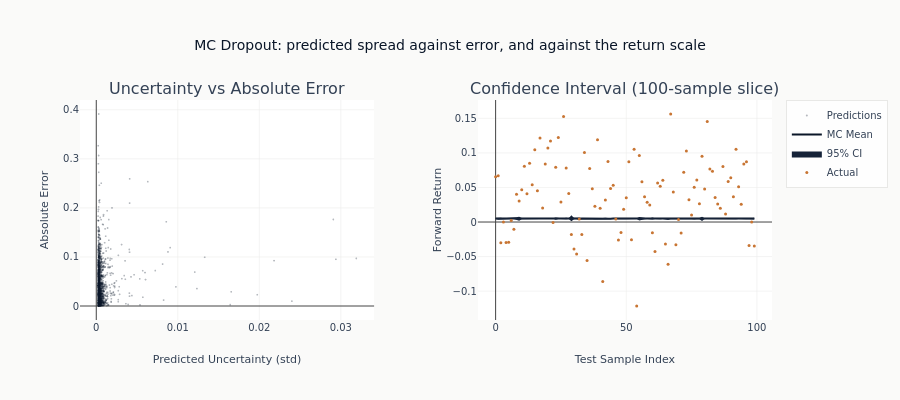

The code cell stored with this chart in its notebook:
### Markdown cell above
### MC Dropout Visualization

### Code cell
fig = make_subplots(
    rows=1,
    cols=2,
    subplot_titles=(
        "Uncertainty vs Absolute Error",
        "Confidence Interval (100-sample slice)",
    ),
    horizontal_spacing=0.15,
)

# Scatter: uncertainty vs error (subsample for readability)
n_scatter = min(2000, len(mc_std))
idx = np.random.choice(len(mc_std), n_scatter, replace=False)
fig.add_trace(
    go.Scattergl(
        x=mc_std[idx],
        y=mc_abs_error[idx],
        mode="markers",
        marker=dict(size=2, opacity=0.3),
        name="Predictions",
    ),
    row=1,
    col=1,
)
fig.update_xaxes(title_text="Predicted Uncertainty (std)", row=1, col=1)
fig.update_yaxes(title_text="Absolute Error", row=1, col=1)

# Time slice: 100 test points with confidence band
slice_idx = slice(0, 100)
x_range = np.arange(100)
fig.add_trace(
    go.Scatter(
        x=x_range,
        y=mc_mean[slice_idx],
        mode="lines",
        name="MC Mean",
        line=dict(color=COLORS["blue"]),
    ),
    row=1,
    col=2,
)
fig.add_trace(
    go.Scatter(
        x=np.concatenate([x_range, x_range[::-1]]),
        y=np.concatenate(
            [
                mc_mean[slice_idx] + 2 * mc_std[slice_idx],
                (mc_mean[slice_idx] - 2 * mc_std[slice_idx])[::-1],
            ]
        ),
        fill="toself",
        fillcolor=COLORS["blue_light"],
        line=dict(width=0),
        name="95% CI",
    ),
    row=1,
    col=2,
)
fig.add_trace(
    go.Scatter(
        x=x_range,
        y=y_test[slice_idx],
        mode="markers",
        marker=dict(size=3, color=COLORS["copper"]),
        name="Actual",
    ),
    row=1,
    col=2,
)
fig.update_xaxes(title_text="Test Sample Index", row=1, col=2)
fig.update_yaxes(title_text="Forward Return", row=1, col=2)
fig.update_layout(
    height=400,
    title_text="MC Dropout: predicted spread against error, and against the return scale",
    showlegend=True,
)
show_plotly_with_alt(
    fig,
    "Two panels. The left scatters absolute prediction error against the predicted "
    "standard deviation, one point per test example. The right plots 100 consecutive "
    "test points: the MC Dropout mean as a line, a shaded 95 percent band around it, "
    "and the actual forward returns as markers. The band is far narrower than the "
    "scatter of actual returns around it.",
)

### Figure 1 — Plotly figure (JSON) as saved in the notebook; plotly's stock layout.template omitted (floating-point values rounded to 4 significant figures; data arrays with more than 128 entries replaced by an {"elided": "..."} marker saying what was removed)
{"data": [{"marker": {"opacity": 0.3, "size": 2}, "mode": "markers", "name": "Predictions", "type": "scattergl", "x": {"elided": "2000 float values"}, "xaxis": "x", "y": {"elided": "2000 float values"}, "yaxis": "y"}, {"line": {"color": "#0a1628"}, "mode": "lines", "name": "MC Mean", "type": "scatter", "x": [0, 1, 2, 3, 4, 5, 6, 7, 8, 9, 10, 11, 12, 13, 14, 15, 16, 17, 18, 19, 20, 21, 22, 23, 24, 25, 26, 27, 28, 29, 30, 31, 32, 33, 34, 35, 36, 37, 38, 39, 40, 41, 42, 43, 44, 45, 46, 47, 48, 49, 50, 51, 52, 53, 54, 55, 56, 57, 58, 59, 60, 61, 62, 63, 64, 65, 66, 67, 68, 69, 70, 71, 72, 73, 74, 75, 76, 77, 78, 79, 80, 81, 82, 83, 84, 85, 86, 87, 88, 89, 90, 91, 92, 93, 94, 95, 96, 97, 98, 99], "xaxis": "x2", "y": [0.004969, 0.004828, 0.004911, 0.004886, 0.004902, 0.00491, 0.005052, 0.005053, 0.005031, 0.004765, 0.005055, 0.004908, 0.005014, 0.005077, 0.004973, 0.004966, 0.004985, 0.004908, 0.004923, 0.005058, 0.00491, 0.004926, 0.005061, 0.004956, 0.005026, 0.004948, 0.00498, 0.005056, 0.004942, 0.005337, 0.004919, 0.005152, 0.004881, 0.005049, 0.004945, 0.004841, 0.004907, 0.004981, 0.004932, 0.004873, 0.005035, 0.004906, 0.00496, 0.004855, 0.004844, 0.004947, 0.004957, 0.004934, 0.004909, 0.004905, 0.004957, 0.004864, 0.004898, 0.005054, 0.005014, 0.004661, 0.004944, 0.004863, 0.004943, 0.004978, 0.005009, 0.004983, 0.004911, 0.004897, 0.004968, 0.005064, 0.004856, 0.005044, 0.005006, 0.005028, 0.004977, 0.004943, 0.004925, 0.004924, 0.004923, 0.004958, 0.004747, 0.004918, 0.004862, 0.004612, 0.004883, 0.004987, 0.004975, 0.004888, 0.005025, 0.004836, 0.004924, 0.004852, 0.005002, 0.00494, 0.005052, 0.004898, 0.004884, 0.005026, 0.004993, 0.004961, 0.004988, 0.004914, 0.004869, 0.005027], "yaxis": "y2"}, {"fill": "toself", "fillcolor": "#152238", "line": {"width": 0}, "name": "95% CI", "type": "scatter", "x": {"elided": "200 int values"}, "xaxis": "x2", "y": {"elided": "200 float values"}, "yaxis": "y2"}, {"marker": {"color": "#C87533", "size": 3}, "mode": "markers", "name": "Actual", "type": "scatter", "x": [0, 1, 2, 3, 4, 5, 6, 7, 8, 9, 10, 11, 12, 13, 14, 15, 16, 17, 18, 19, 20, 21, 22, 23, 24, 25, 26, 27, 28, 29, 30, 31, 32, 33, 34, 35, 36, 37, 38, 39, 40, 41, 42, 43, 44, 45, 46, 47, 48, 49, 50, 51, 52, 53, 54, 55, 56, 57, 58, 59, 60, 61, 62, 63, 64, 65, 66, 67, 68, 69, 70, 71, 72, 73, 74, 75, 76, 77, 78, 79, 80, 81, 82, 83, 84, 85, 86, 87, 88, 89, 90, 91, 92, 93, 94, 95, 96, 97, 98, 99], "xaxis": "x2", "y": [0.06535, 0.06699, -0.02992, 0.0, -0.02971, -0.02926, 0.002289, -0.01037, 0.04028, 0.03046, 0.04684, 0.08054, 0.04107, 0.08518, 0.05397, 0.1047, 0.04527, 0.1215, 0.02043, 0.08404, 0.1072, 0.1171, -0.0006404, 0.07927, 0.1223, 0.02915, 0.1525, 0.07813, 0.04125, -0.01802, -0.03887, -0.04617, 0.004441, -0.01791, 0.1005, -0.05575, 0.07753, 0.04798, 0.02277, 0.119, 0.01976, -0.0859, 0.03169, 0.08753, 0.04862, 0.05306, 0.004289, -0.02604, -0.01515, 0.01839, 0.03527, 0.08734, -0.02563, 0.1053, -0.1215, 0.09622, 0.05832, 0.03674, 0.0286, 0.02478, -0.01554, -0.04272, 0.05659, 0.05159, 0.06028, -0.03173, -0.06117, 0.1563, 0.04329, -0.03272, 0.003793, -0.01594, 0.072, 0.1026, 0.03212, 0.01027, 0.05038, 0.06092, 0.02644, 0.09511, 0.0478, 0.1453, 0.07676, 0.07356, 0.03547, 0.02602, 0.01992, 0.08026, 0.01169, 0.05874, 0.06391, 0.03643, 0.1054, 0.05106, 0.02559, 0.08382, 0.08703, -0.03412, -0.0001092, -0.03479], "yaxis": "y2"}], "layout": {"annotations": [{"font": {"size": 16}, "showarrow": false, "text": "Uncertainty vs Absolute Error", "x": 0.2125, "xanchor": "center", "xref": "paper", "y": 1.0, "yanchor": "bottom", "yref": "paper"}, {"font": {"size": 16}, "showarrow": false, "text": "Confidence Interval (100-sample slice)", "x": 0.7875, "xanchor": "center", "xref": "paper", "y": 1.0, "yanchor": "bottom", "yref": "paper"}], "height": 400, "showlegend": true, "title": {"text": "MC Dropout: predicted spread against error, and against the return scale"}, "xaxis": {"anchor": "y", "domain": [0.0, 0.425], "title": {"text": "Predicted Uncertainty (std)"}}, "xaxis2": {"anchor": "y2", "domain": [0.575, 1.0], "title": {"text": "Test Sample Index"}}, "yaxis": {"anchor": "x", "domain": [0.0, 1.0], "title": {"text": "Absolute Error"}}, "yaxis2": {"anchor": "x2", "domain": [0.0, 1.0], "title": {"text": "Forward Return"}}}}
